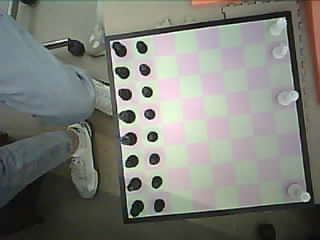
#> input picture latest_raw.jpg, 320 x 240 px
$ python test_square_detect.py
#> lines starting #> are read from the running program, lines starting #| are printed output that depends on the picture; after the words box and inside, x2 and y2 are one past the last pixel; in counts of white or black regions, pixels touching at a corner belong together
import cv2
import numpy as np

img = cv2.imread('../latest_raw.jpg')
#> img is the input picture: shape (240, 320, 3); mean B, G, R 120.1, 127.2, 125
gray = cv2.cvtColor(img, cv2.COLOR_BGR2GRAY)
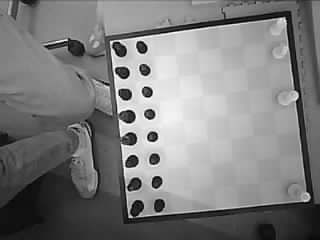
#> gray: shape (240, 320); min 0, max 254, mean 125.7

# Apply Gaussian blur
blur = cv2.GaussianBlur(gray, (5, 5), 0)
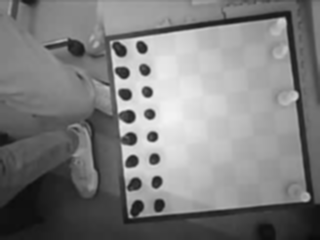
#> blur: shape (240, 320); min 10, max 243, mean 125.8

# Canny edge
edges = cv2.Canny(blur, 50, 150)
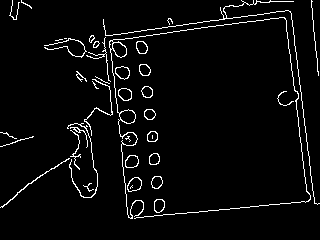
#> edges: shape (240, 320); 4.1% white in thin lines or dots
cv2.imwrite('debug_canny.jpg', edges)

# Dilate edges slightly to close gaps
kernel = np.ones((3, 3), np.uint8)
edges = cv2.dilate(edges, kernel, iterations=1)
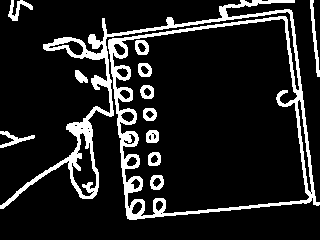
#> edges: shape (240, 320); 12.9% white; 12 white regions

cnts, _ = cv2.findContours(edges, cv2.RETR_LIST, cv2.CHAIN_APPROX_SIMPLE)
#> cnts = 43 contours, 12 with area under 20; largest, box (x1, y1, x2, y2) and area: (0, 0, 320, 220) 38164, (112, 18, 310, 217) 29808, (71, 132, 97, 197) 821, (297, 99, 312, 193) 359, (48, 40, 84, 56) 216
cnts = sorted(cnts, key=cv2.contourArea, reverse=True)

for c in cnts[:10]:
    peri = cv2.arcLength(c, True)
    approx = cv2.approxPolyDP(c, 0.02 * peri, True)
    if len(approx) == 4:
        print("Found a quad:", approx.reshape(4, 2))
        board_cnt = approx
        # draw
        cv2.drawContours(img, [board_cnt], -1, (0, 0, 255), 2)
        cv2.imwrite('debug_quad_detect.jpg', img)
        break
#> this loop made 2 passes
#> (peri, board_cnt) on pass 2: (1094.2, [[282, 18], [309, 197], [129, 208], [121, 41]])
#> peri on pass 1: 2443.4
#| Found a quad: [[282  18]
#|  [309 197]
#|  [129 208]
#|  [121  41]]
#> pass 2, `cv2.imwrite('debug_quad_detect.jpg', img)`:
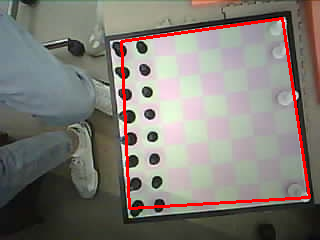
#> saved as debug_quad_detect.jpg: shape (240, 320, 3); mean B, G, R 116.3, 123.2, 128
